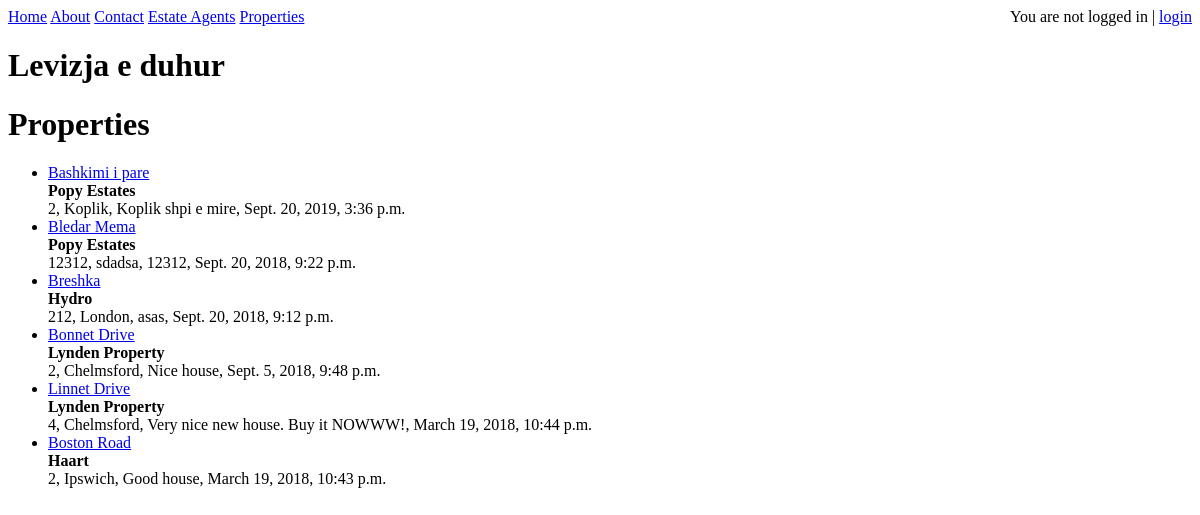
The app's page /property/, older data.
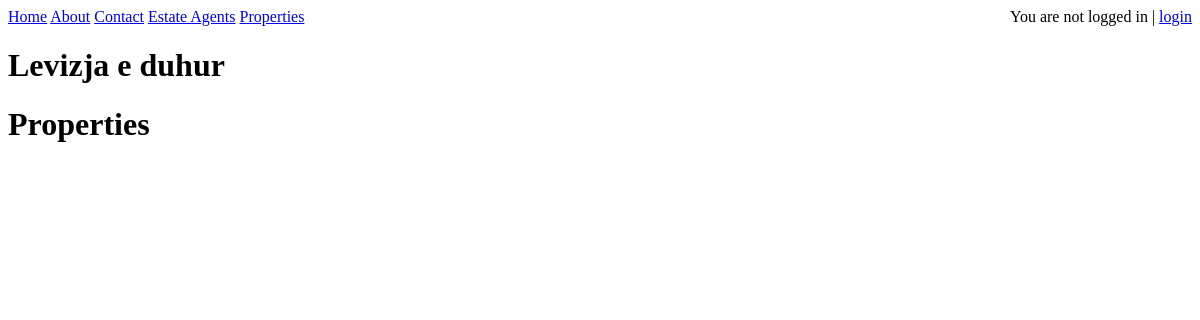
The same page, newer data.
### property/models.py (models this page shows, shortened)
class Property(models.Model):
	estate_agent 	= models.ForeignKey(EstateAgent, on_delete=models.CASCADE)
	user 			= models.CharField(max_length=120)
	location		= models.CharField(max_length=120)
	street_name 	= models.CharField(max_length=120)
	property_type	= models.CharField(max_length=120)
	number_rooms	= models.IntegerField()
	description 	= models.TextField(blank=True, null=True, help_text="Enter details of the property")
	timestamp		= models.DateTimeField(auto_now_add=True)
	updated			= models.DateTimeField(auto_now=True)
	def get_absolute_url(self):
		return reverse('property:detail', kwargs={'pk': self.pk})
	class Meta:
		ordering = ['-timestamp', '-updated']

### estate_agent/models.py (models this page shows, shortened)
class EstateAgent(models.Model):
	name				= models.CharField(max_length=120)
	address1			= models.CharField(max_length=120, null=True, blank=True)
	address2			= models.CharField(max_length=120, null=True, blank=True) # , validators=[validate_location]
	postcode			= models.CharField(max_length=8)
	timestamp			= models.DateTimeField(auto_now_add=True)
	updated				= models.DateTimeField(auto_now=True)
	slug				= models.SlugField(null=True, blank=True)
	def __str__(self):
		return self.name

### property/views.py (the view)
class PropertyListView(ListView):
    def get_queryset(self):
        return Property.objects.filter()

### property/templates/property/property_list.html (shortened to what this page needs)
{% extends "base.html" %}
{% block content%}
<h1>Properties</h1>
<ul>
	{% for obj in object_list %}
		<li><a href='{{obj.get_absolute_url }}'>{{ obj.street_name }}</a><br/>
		<b>{{ obj.estate_agent }}</b> <br />{{ obj.number_rooms }}, {{ obj.location }}, {{ obj.description }}, {{ obj.timestamp }} </li>
	{% endfor %}
</ul>
{% endblock content %}

Row changes from the older to the newer data that the page shows:
removed Property: street_name "Bashkimi i pare", estate_agent "Popy Estates", number_rooms "2", location "Koplik", description "Koplik shpi e mire", timestamp "Sept. 20, 2019, 3:36 p.m."
removed Property: street_name "Bledar Mema", estate_agent "Popy Estates", number_rooms "12312", location "sdadsa", description "12312", timestamp "Sept. 20, 2018, 9:22 p.m."
removed Property: street_name "Breshka", estate_agent "Hydro", number_rooms "212", location "London", description "asas", timestamp "Sept. 20, 2018, 9:12 p.m."
removed Property: street_name "Bonnet Drive", estate_agent "Lynden Property", number_rooms "2", location "Chelmsford", description "Nice house", timestamp "Sept. 5, 2018, 9:48 p.m."
removed Property: street_name "Linnet Drive", estate_agent "Lynden Property", number_rooms "4", location "Chelmsford", description "Very nice new house. Buy it NOWWW!", timestamp "March 19, 2018, 10:44 p.m."
removed Property: street_name "Boston Road", estate_agent "Haart", number_rooms "2", location "Ipswich", description "Good house", timestamp "March 19, 2018, 10:43 p.m."
